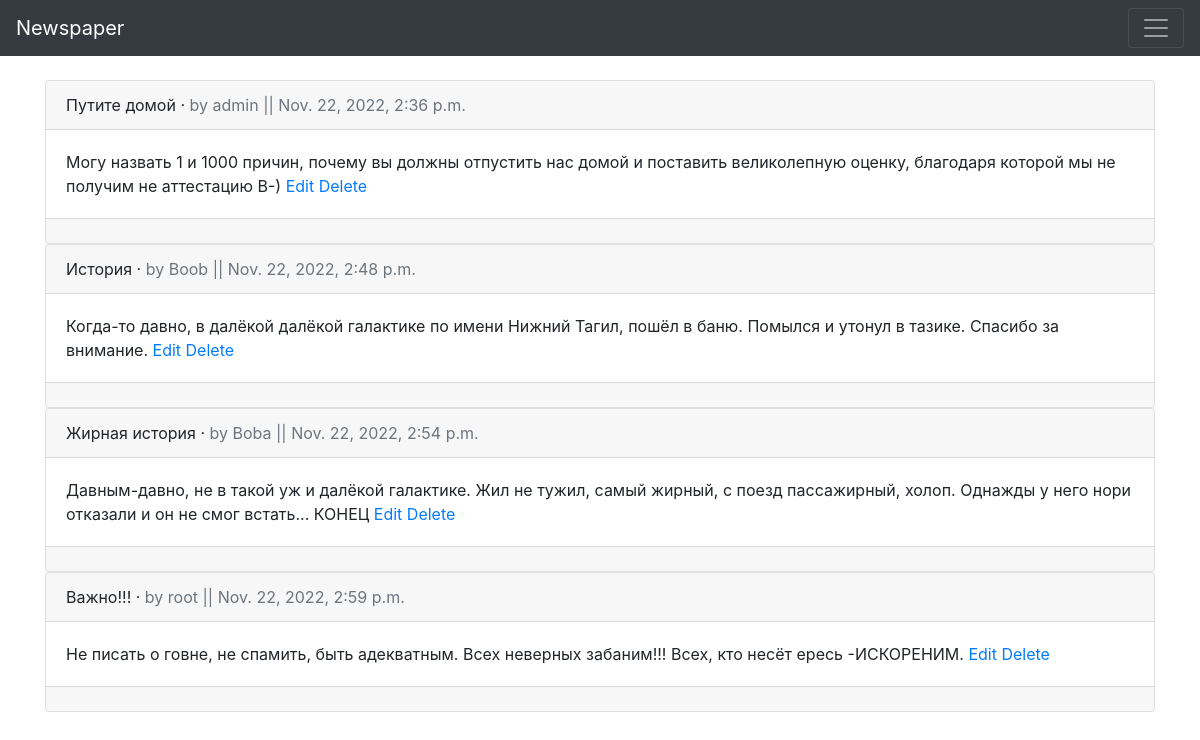
/articles/ (signed in), run on the app's committed database.
### articles/models.py (models this page shows, shortened)
class Article(models.Model):
    title = models.CharField(max_length=255)
    body = models.TextField()
    date = models.DateTimeField(auto_now_add=True)
    author = models.ForeignKey(settings.AUTH_USER_MODEL, on_delete=models.CASCADE,)

### users/models.py (models this page shows)
class CustomUser(AbstractUser):
    age = models.PositiveIntegerField(default=0)

### articles/views.py (the view)
# urls.py: path('', views.ArticleListView.as_view(), name='article_list'),
class ArticleListView(LoginRequiredMixin, ListView):
    model = models.Article
    template_name = 'article_list.html'

### templates/article_list.html (shortened to what this page needs)
{% extends 'base.html' %}
{% block content %}
{% for article in object_list %}
<div class="card">
    <div class="card-header">
        <span class="font-weidht-bold">{{ article.title }}</span> &middot;
        <span class="text-muted">by {{ article.author }} || {{ article.date }}</span>
    </div>
    <div class="card-body">
        {{ article.body }}
        <a href="{% url 'article_edit' article.pk %}">Edit</a>
        <a href="{% url 'article_delete' article.pk %}">Delete</a>
    </div>
    <div class="card-footer text-center text-muted">
    </div>
</div>
{% endfor %}
{% endblock content %}

### templates/base.html (shortened to what this page needs)
<!DOCTYPE html>
<html lang="en">
<head>
    <link rel="stylesheet" href="https://maxcdn.bootstrapcdn.com/bootstrap/4.0.0/css/bootstrap.min.css"
/>
</head>
<body>
    <nav class="navbar navbar-expend-md navbar-dark bg-dark mb-4">
        <a class="navbar-brand" href="{% url 'home' %}">Newspaper</a>
        <button class="navbar-toggler" type="button" data-toggle="collapse" data-target="#navbarCollapse" aria-controls="navbarCollapse"
                aria-expanded="false" aria-label="Toggle navigation">
            <span class="navbar-toggler-icon"></span>
        </button>
    </nav>
    <div class="container">
        {% block content %}
        {% endblock %}
    </div>
</body>
</html>

### data on the page
Article: title "Путите домой", author "admin", date "Nov. 22, 2022, 2:36 p.m.", body "Могу назвать 1 и 1000 причин, почему вы должны отпустить нас домой и поставить великолепную оценку, благодаря которой мы не получим не аттестацию B-)"
Article: title "История", author "Boob", date "Nov. 22, 2022, 2:48 p.m.", body "Когда-то давно, в далёкой далёкой галактике по имени Нижний Тагил, пошёл в баню. Помылся и утонул в тазике. Спасибо за внимание."
Article: title "Жирная история", author "Boba", date "Nov. 22, 2022, 2:54 p.m.", body "Давным-давно, не в такой уж и далёкой галактике. Жил не тужил, самый жирный, с поезд пассажирный, холоп. Однажды у него нори отказали и он не смог встать... КОНЕЦ"
Article: title "Важно!!!", author "root", date "Nov. 22, 2022, 2:59 p.m.", body "Не писать о говне, не спамить, быть адекватным. Всех неверных забаним!!! Всех, кто несёт ересь -ИСКОРЕНИМ."
